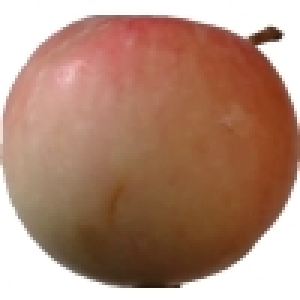
#> input picture images/ManzanaB.jpg, 100 x 100 px (shown 3 times larger)
$ jupyter execute Parte-1.ipynb   (older library calls are emulated)
#> lines starting #> are read from the running program, lines starting #| are printed output that depends on the picture; after the words box and inside, x2 and y2 are one past the last pixel; in counts of white or black regions, pixels touching at a corner belong together
## FRUIT-QUALITY

Queremos poder analizar las frutas que pueden haber en una fábrica para conocer si estas están en buen estado para la venta de estas, o si por el contrario necesitaríamos tirarla ya que esta se encuentra en mal estado y no sería recomendable su venta.

Comenzaremos mostrando la imagen de la manzana buena, que nos indicaría como sería la manzana perfecta para su venta, y al lado una manzana en mal estado para comprobar que esta no se podría llegar a vender por sus fallos.

[cell 1]
import cv2
import numpy as np
import matplotlib.pyplot as plt
images_path = './images/'

# Mostramos la imagen de la manzana buena y mala
img_buena = cv2.imread(images_path + "ManzanaB.jpg")
#> img_buena is the input picture: shape (100, 100, 3); mean B, G, R 119.7, 138.7, 176.7
img_mala = cv2.imread(images_path + "ManzanaM.jpg")
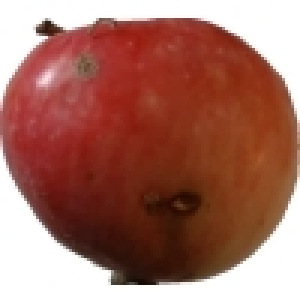
#> input picture images/ManzanaM.jpg, 100 x 100 px (shown 3 times larger)
#> img_mala is the input picture: shape (100, 100, 3); mean B, G, R 98.1, 110.2, 164.3
img_buena_rgb = cv2.cvtColor(img_buena, cv2.COLOR_BGR2RGB)
img_mala_rgb = cv2.cvtColor(img_mala, cv2.COLOR_BGR2RGB)

plt.figure(figsize=(10,5))
plt.subplot(1,2,1)
plt.title("Manzana en buen estado")
plt.imshow(img_buena_rgb)
plt.axis("off")

plt.subplot(1,2,2)
plt.title("Manzana en mal estado")
plt.imshow(img_mala_rgb)
plt.axis("off")
plt.show()
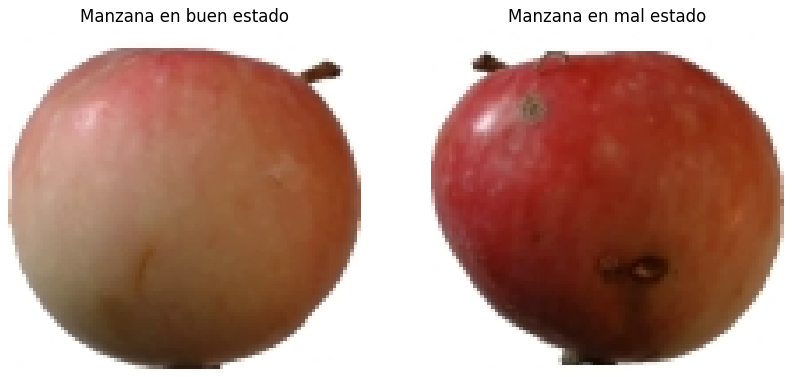
#> figure drawn by matplotlib, 2 panels

Una vez mostradas las imágenes, las convertimos a la escala de grises para poder verlas mejor y las suavizamos para eliminar todo tipo de errores.

Usamos un suavizado Gaussiano para el suavizado de la imagen, esta se lleva a cabo mediante una operación de convolución, donde se utiliza un kernel. En primer lugar:

    - Nos calcula un promedio ponderado de todos los valores de los píxeles vecinos.
    - El kernel es una pequeña matriz de números donde el píxel central recibe el peso más alto, y los pesos de los vecinos van disminuyendo gradualmente a medida que se alejan del centro.

Al aplicar el ponderado a cada píxel, los cambios bruscos de intensidad se suavizan, ya que los valores de los píxeles de los extremos se atenuan por el promedio de sus vecinos cercanos.

Esto nos ayuda a mejorar la detección de los bordes y las regiones oscuras reales.

[cell 2]
gray = cv2.cvtColor(img_mala, cv2.COLOR_BGR2GRAY)
gray_blur = cv2.GaussianBlur(gray, (5, 5), 0)

plt.imshow(gray_blur, cmap='gray')
plt.axis("off")
plt.show()

Una vez hemos suavizado la imagen, pasamos a calcular las derivadas usando Sobel.
Aplicamos la derivada tanto para el eje X como para el eje Y, estas nos indican dónde cambia la intensidad de una manera muy brusca.

Si combinamos ambas magnitudes, podremos obtener la zona de cambios fuertes de textura, donde podremos encontrar la zona "mala" de la fruta.

Nos sirve mucho aplicar la derivada ya que los agujeros o las zonas podridas en frutas normalmente suelen tener los bordes marcados por el contraste, por lo que este método nos enseñará las zonas con agujeros que existen en la fruta.

[cell 3]
sobelx = cv2.Sobel(gray_blur, cv2.CV_64F, 1, 0, ksize=3)
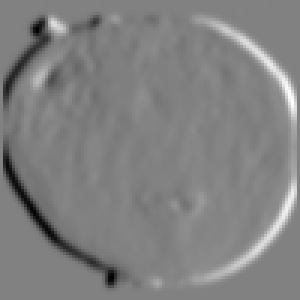
#> sobelx: shape (100, 100) float64 (shown 3 times larger); min -407, max 396, mean -0.3; drawn with min black and max white
sobely = cv2.Sobel(gray_blur, cv2.CV_64F, 0, 1, ksize=3)
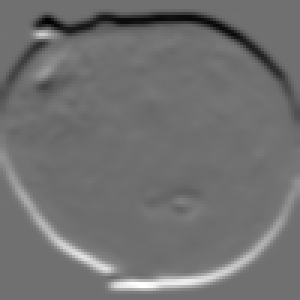
#> sobely: shape (100, 100) float64 (shown 3 times larger); min -470, max 592, mean 0; drawn with min black and max white
gradiente = cv2.magnitude(sobelx, sobely)
gradiente = cv2.convertScaleAbs(gradiente)
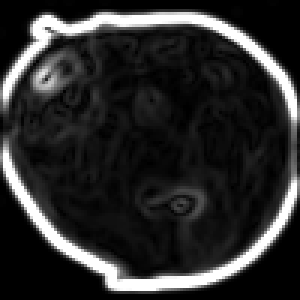
#> gradiente: shape (100, 100) (shown 3 times larger); min 0, max 255, mean 43.4

plt.imshow(gradiente, cmap='gray')
plt.axis("off")
plt.show()

En la imagen anterior, podemos ver como se nos marca las zonas donde ha habido un cambio de intensidades más fuerte en la manzana.

Se marca la zona donde hay un agujero en la manzana por estar en mal estado, una vez que se nos marca donde está la zona esta, podemos crear una LUT.

La LUT (Look-Up Table), nos sirve para mapear un conjunto de valores de entrada al conjunto de valores de salida predefinidos.
Nos genera un mapa de puntuación de defectos, nuestro objetivo es tener una imagen donde el valor de cada uno de los píxeles representa la probabilidad o la intensidad de un defecto en esa posición.

[cell 4]
gray_norm = cv2.normalize(gray_blur, None, 0, 255, cv2.NORM_MINMAX)
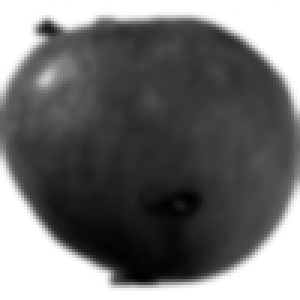
#> gray_norm: shape (100, 100) (shown 3 times larger); min 0, max 255, mean 112.6
grad_norm = cv2.normalize(gradiente, None, 0, 255, cv2.NORM_MINMAX)

defect_score = cv2.addWeighted(255 - gray_norm, 0.7, grad_norm, 0.3, 0)
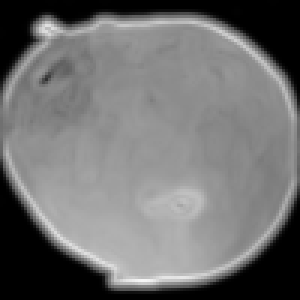
#> defect_score: shape (100, 100) (shown 3 times larger); min 0, max 246, mean 112.7

plt.imshow(defect_score, cmap='inferno')
plt.axis("off")
plt.show()

En la imagen, aparece la zona donde hay una deformación con un color más claro que en el resto de la imagen. Esto se debe a que el defecto hace que el término (255 - gray_norm) sea bastante alto, lo que hará que tenga una puntuación elevada.

Una vez ya tenemos analizada toda la fruta, deberemos crear una máscara en esta zona para conocer la parte afectada. Nos marcará lo que queremos obtener, es decir la parte donde hay una deformación, en color blanco, mientras que el resto de la imagen nos la pondrá en negro para así poder ver bien que es lo que buscamos.
Para esto usaremos un umbral global de 180, este umbral puede no ser lo mejor ya que para diferentes imágenes con diferente iluminación puede verse afectado.

[cell 5]
_, defect_mask = cv2.threshold(defect_score, 180, 255, cv2.THRESH_BINARY)
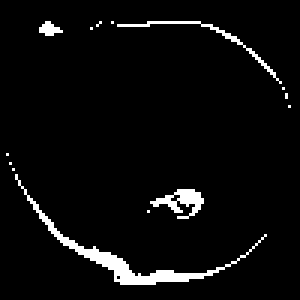
#> defect_mask: shape (100, 100) (shown 3 times larger); 4.5% white; 14 white regions (10 under 20 px), largest, box (x1, y1, x2, y2) and area: (5, 58, 89, 95) 255, (50, 63, 68, 73) 81, (39, 7, 94, 28) 73, (13, 7, 21, 12) 24
defect_mask = cv2.morphologyEx(defect_mask, cv2.MORPH_OPEN, np.ones((5,5), np.uint8))
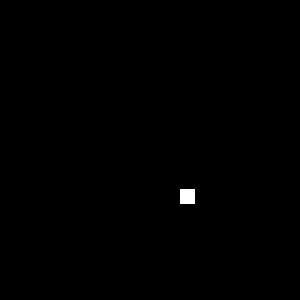
#> defect_mask: shape (100, 100) (shown 3 times larger); 0.25% white; 1 white region, box (x1, y1, x2, y2) and area: (60, 63, 65, 68) 25

plt.imshow(defect_mask, cmap='gray')
plt.axis("off")
plt.show()

Primero tomamos la imagen una vez aplicada la derivada y la LUT, y buscamos donde la puntuación de cada píxel sea mayor a 180, lo que nos indicará que este tiene un defecto y por lo tanto se volverá blanco.

Después eliminamos todo el ruido que pueda haber en la imagen quitando los pequeños puntos blancos aislados que puede haber que no son defectos reales, sino errores de detección.

Por último se rellenan los pequeños huecos que hay en las zonas de defecto para que esta salga con regiones continuas y bien definidas para poder analizar bien las zonas de defecto.

Ya tenemos todo lo necesario para analizar las partes defectuosas de las frutas, por lo que el trabajo estaría completado, vamos a mejorar un poco nuestro resultado final para que también nos indique si la fruta está en buen estado o no. Para ello diremos que si la fruta tiene una sección en la que hay un agujero que tenga un tamaño considerable, se dirá que la fruta está en mal estado y por lo tanto se dispondrá a su eliminación. Si por el contrario, la fruta no dispone de ninguna malformación, en la imagen no se mostrará nada y por lo tanto estará disponible para su venta o consumición.

[cell 6]
# Inicializa las variables para el análisis
total_pixels = gray.shape[0] * gray.shape[1]
#> total_pixels = 10000
defect_pixels_total = cv2.countNonZero(defect_mask)
#> defect_pixels_total = 25
porcentaje_defecto = (defect_pixels_total / total_pixels) * 100
#> porcentaje_defecto = 0.25

UMBRAL_AREA_GRAVE = 15

estado = "Fruta en buen estado"
hay_defecto_grave = False

contornos, _ = cv2.findContours(defect_mask, cv2.RETR_EXTERNAL, cv2.CHAIN_APPROX_SIMPLE)
#> contornos = [[[60, 63], [60, 67], [64, 67], [64, 63]]]

hay_defecto_grave = any(cv2.contourArea(contorno) > UMBRAL_AREA_GRAVE for contorno in contornos)
#> hay_defecto_grave = True

resultado = img_mala_rgb.copy()

if hay_defecto_grave:
    estado = "Fruta en mal estado (Descarte)"
    cv2.drawContours(resultado, contornos, -1, (255, 0, 0), thickness=3)
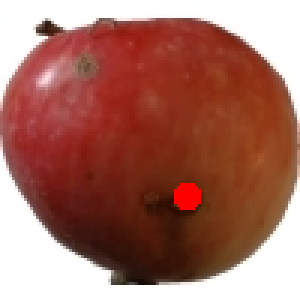
#> resultado: shape (100, 100, 3) (shown 3 times larger); mean R, G, B 165.6, 110, 98
else:
    estado = "Fruta en buen estado (Venta o Consumición)"

plt.figure(figsize=(15,5))
plt.subplot(1,3,3)
plt.title(f"Resultado final: {estado}")
plt.imshow(resultado)
plt.axis("off")

plt.show()

Para determinar el número de píxeles necesarios para que la manzana se considere en mal estado, hemos colocado un umbral que llamamos "UMBRAL_AREA_GRAVE", este umbral se estima en 15, debido a que las imágenes que uso son de 100x100 píxeles, y por lo tanto con que haya 15 píxeles en mal estado podríamos considerarla en mal estado y no sería posible su venta al público.

Una vez que tenemos ya todo hecho, colocamos todas las imágenes importantes para resumir nuestro resultado.

[cell 7]
plt.figure(figsize=(15,5))

plt.subplot(1,3,1)
plt.title("Imagen original")
plt.imshow(img_mala_rgb)
plt.axis("off")

plt.subplot(1,3,2)
plt.title("Mapa de defectos")
plt.imshow(defect_score, cmap="inferno")
plt.axis("off")

plt.subplot(1,3,3)
plt.title(f"Resultado final: \n{estado}")
plt.imshow(resultado)
plt.axis("off")

plt.show()
